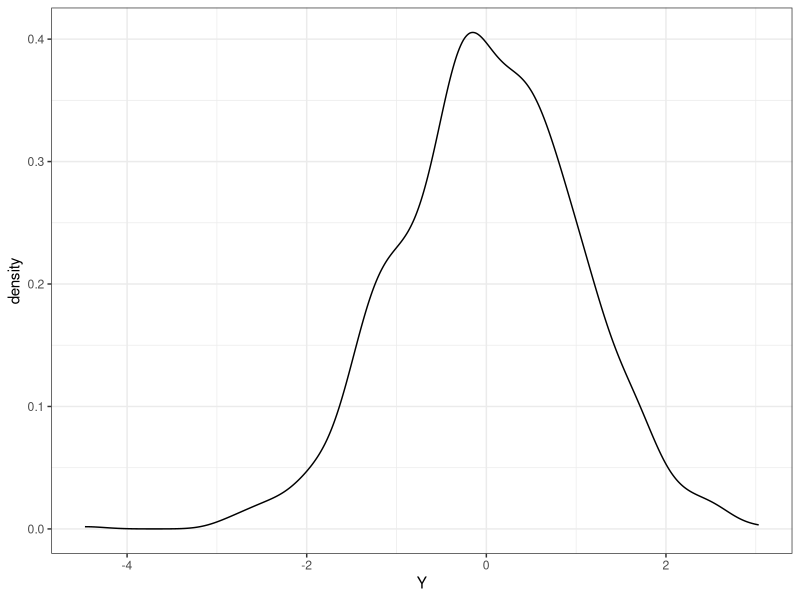

R code for this plot:
## ---- chunk 1
library(tidyverse)
require(magrittr)
require(plyr)
ggplot2::theme_set(ggplot2::theme_bw())
knitr::opts_chunk$set(fig.align = 'center')
## ---- chunk 2
Y = qnorm(runif(1000))
library(ggplot2)
ggplot() + geom_density(aes(x = Y))
